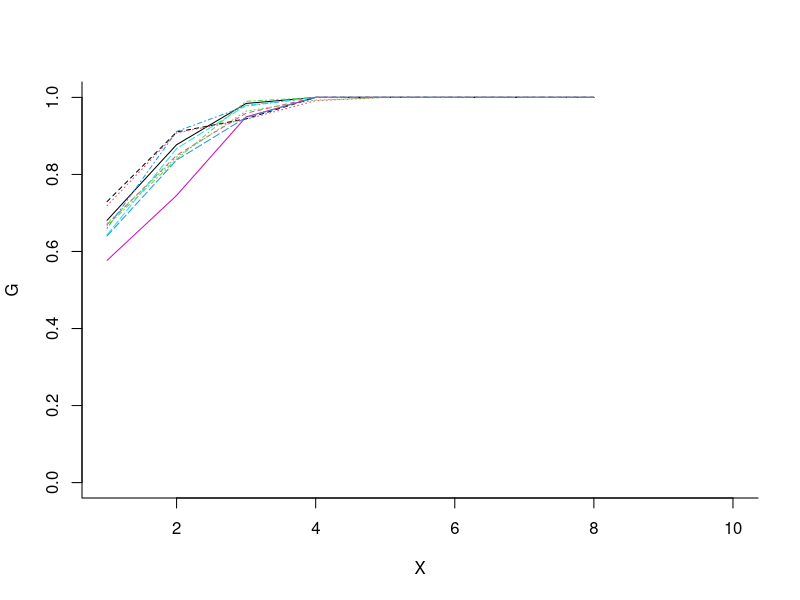
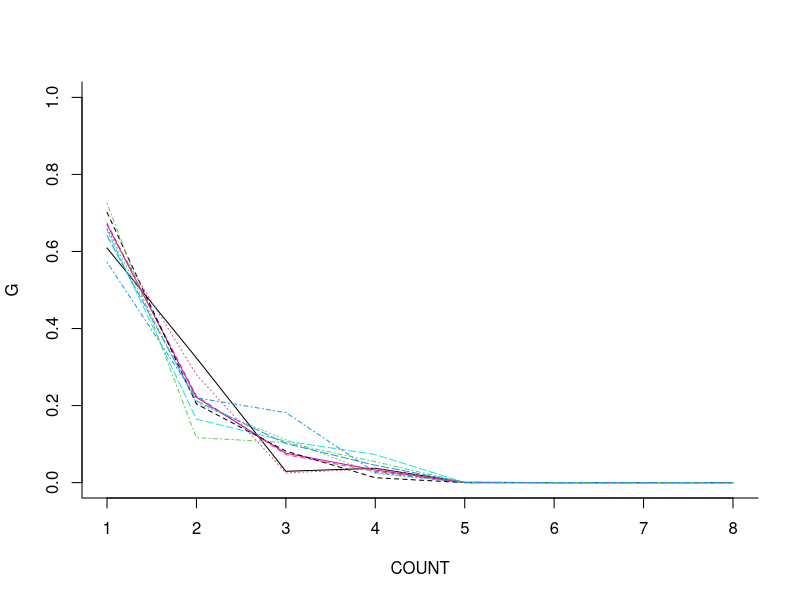
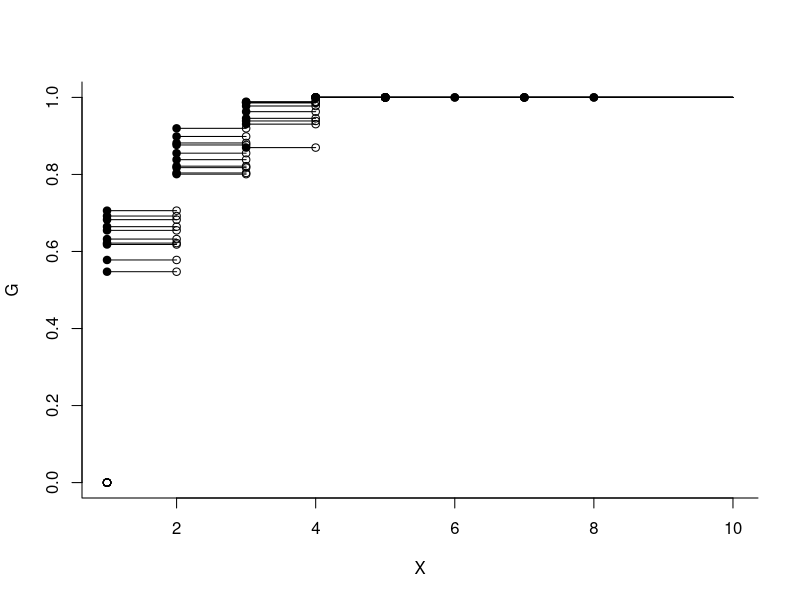
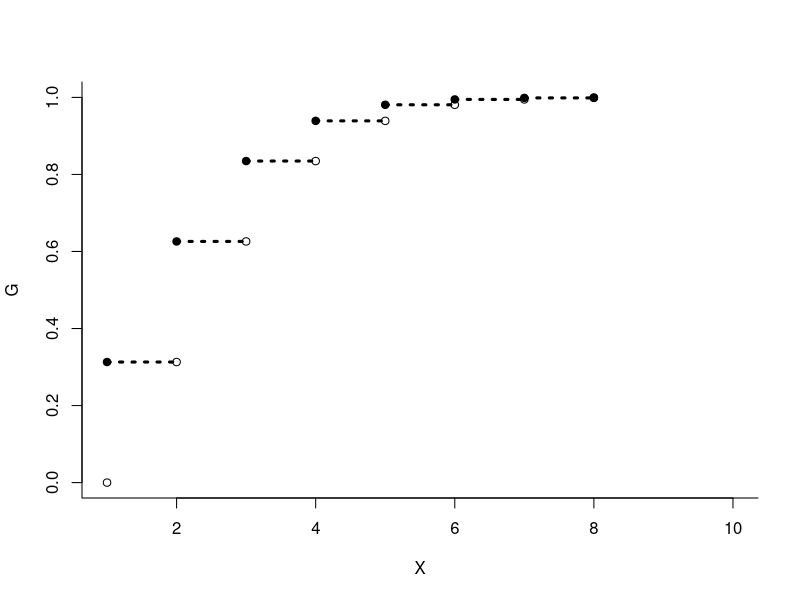
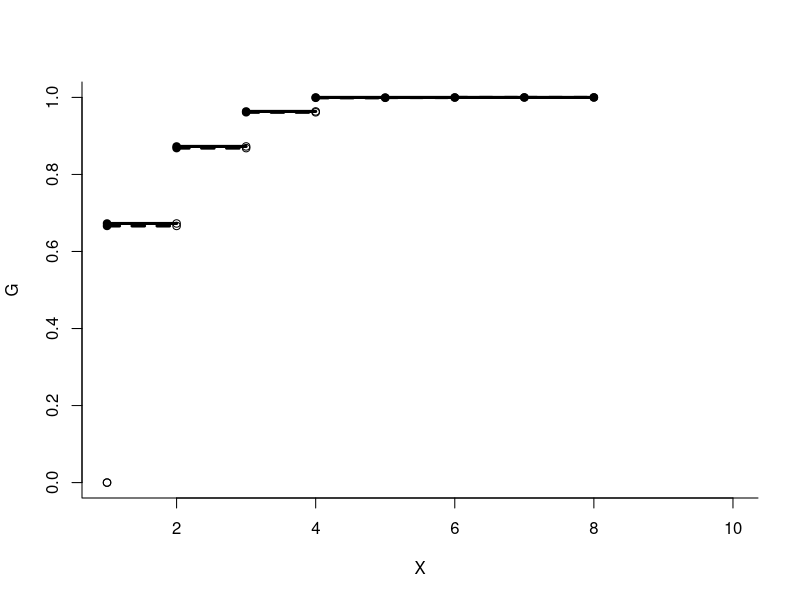

Write R code to recreate these figures, in order.
#### ---- T-cell receptor simulation ----
#### ---- Task: Analysis using DP ----
#### ---- Date: 2019 May 01 (Wed) ----

# The dataset contains counts of Tcell receptors 

## Sampling model
# p(yi|F) = G(yi), yi>0

## Prior
# F = DP(M G0)

#######################################################################
## Without censoring -- DP for y[i], y>0 only
#######################################################################

## Data

yf <- c(37,11,5,2) # frequencies
xf <- c(1,2,3,4)   # counts
y <- rep(xf,yf)    # raw data
n <- length(y)
k <- n             # initialize

## hyperparameters
## a0 <- 1; b0 <- 1   # hyperprior b ~ Ga(a0,b0)
a <- 1; b <- .05     # G0(mu) = Ga(a,b)
lambda <- 300        # k ~ Poi(lambda)

M <- 1
H <- 10
N <- 25; p=8

# Genrate x ~ Dir(a,...a)(n-dim)
rdiric <- function(n, a){
	p <- length(a)
	m <- matrix(nrow = n, ncol = p)
	for (i in 1:p){
		m[,i] <- rgamma(n, a[[i]])
	}
	sumvec <- m %*% rep(1,p)
   m / as.vector(sumvec)
}


cdfplt <- function(x,y,lo=NULL,hi=NULL,
                    lw=1,lt=1,cl=1)
  {
    p <- length(x)
    if (!is.null(hi)) # final line segment
      if(hi > x[p])
        lines(c(x[p],hi), c(1,1),col=cl,lwd=lw,lty=lt)
    if (!is.null(lo)){ # initial line segment
      if (lo<x[1]){
        lines(c(lo,x[1]), c(0,0),col=cl,lwd=lw,lty=lt)
        if (y[1]>0)   # prob mass at x[1]
          points(x[1],0,pch=1)
      }
    }# initial seg
    ylag <- c(0,y)    # prev prob
    for(i in 1:p){
      if (i<p)
        lines(x[c(i,i+1)],y[c(i,i)],col=cl,lwd=lw,lty=lt)
      if (y[i]>ylag[i]){ # prob mass @ x[i]
        points(x[i],y[i],pch=19)
        points(x[i],ylag[i],pch=1)
      }
    }# for i
  }

# Generate posterior p(G|y) for yi ~ G
## G0: prior mean
## Ghat: empirical mean
## Gbar: posterior mean
## G: posterior sample

sampleDP <- function(N = 10
	, p = 8
	, plt.G0 = FALSE
	, plt.spl = FALSE
	, plt.Ghat = FALSE
	, cdf = TRUE
	, ltype = "n"){
	xgrid <- 1:p
	r <- 1/(1 - dpois(0, lambda = 2))
	G0 <- dpois(xgrid, lambda = 2) * r	# Prior base measure
	G1 <- M * G0								# Posterior base measure
	G1[xf] <- G1[xf] + yf
	G <- rdiric(N, G1)
	Gcdf <- apply(G, 1, cumsum)
	n <- sum(yf)
	Gbar <- G1/(n + M)
	Gbarcdf <- cumsum(Gbar)
	
	if (cdf){
		matplot(xgrid
			, Gcdf
			, type = ltype
			, bty = "l"
			, xlim = c(1, 10)
			, ylim = c(0, 1)
			, xlab = "X"
			, ylab = "G"
		)
	} else{
		matplot(xgrid
			, t(G)
			, type = ltype
			, bty = "l"
			, xlim = c(1, 8)
			, ylim = c(0, 1)
			, xlab = "COUNT"
			, ylab = "G"
		)		
	}

	if (plt.spl){
		for (i in 1:N){
			if (cdf)
				cdfplt(xgrid, Gcdf[, i], lw = 1, hi = 10)
			else
				lines(xgrid, G[i,], lw = 1, lt = i)
		}
	}

	G0cdf <- cumsum(G0)
	if (plt.G0){
		if (cdf)
			cdfplt(xgrid, G0cdf, lt = 3, lw = 3, cl = 1)
		else
			lines(xgrid, G0, lt = 3, lw = 3, col = 1)
	}

	Ghat <- rep(0, p)
	Ghat[xf] <- yf/n
	Ghatcdf <- cumsum(Ghat)
	if (plt.Ghat){
		if (cdf){
			cdfplt(xgrid, Ghatcdf, lt = 1, lw = 3, cl = 1)
			cdfplt(xgrid, Gbarcdf, lt = 2, lw = 3, cl = 1)
		} else{
			xg <- as.numeric(names(table(y)))
			lines(table(y)/n, lwd = 1)
			points(xg, table(y)/n, pch = 19)
			lines(xgrid, Gbar, lty = 1, lwd = 3)
		}
	}# plt.Ghat

	list(r = r
		, G0 = G0
		, G1 = G1
		, G = G
		, Gcdf = Gcdf
		, Gbar = Gbar
		, G0cdf = G0cdf
	)
}
yf
xf
sampleDP(ltype = "l")
sampleDP(cdf = FALSE, ltype = "l")
sampleDP(plt.spl = TRUE)
sampleDP(plt.G0 = TRUE)
sampleDP(plt.Ghat = TRUE)

